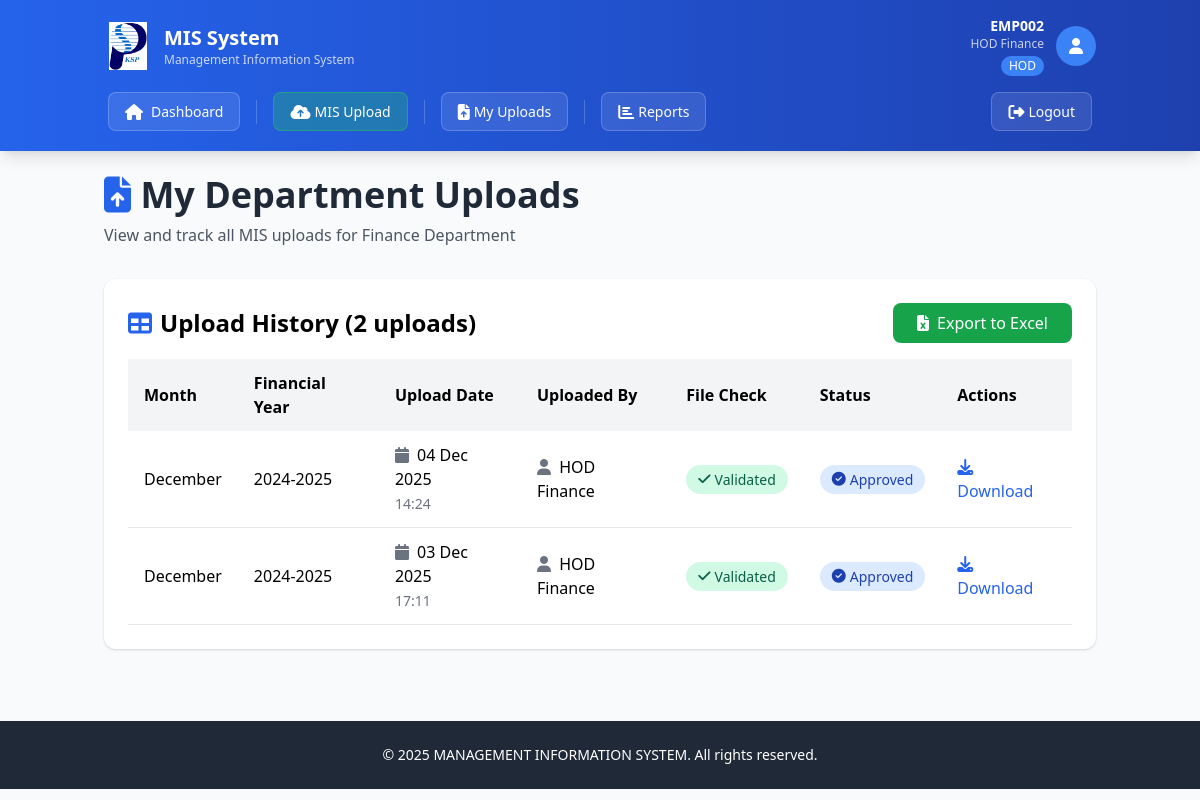
The page /my-uploads (signed in) on the database its author committed.
### app.py (models this page shows)
class User(db.Model):
    __tablename__ = 'users'
    UserID = db.Column(db.Integer, primary_key=True)
    EmpID = db.Column(db.String(20), unique=True, nullable=False, index=True)
    Username = db.Column(db.String(50), nullable=True)
    PasswordHash = db.Column(db.String(255), nullable=False)
    Email = db.Column(db.String(100), unique=True, nullable=False)
    DepartmentID = db.Column(db.Integer, db.ForeignKey('departments.DeptID'), nullable=False)
    RoleID = db.Column(db.Integer, db.ForeignKey('roles.RoleID'), nullable=False)
    IsActive = db.Column(db.Boolean, default=True)
    FailedLoginAttempts = db.Column(db.Integer, default=0)
    LastFailedLogin = db.Column(db.DateTime, nullable=True)
    AccountLockedUntil = db.Column(db.DateTime, nullable=True)
    PasswordLastChanged = db.Column(db.DateTime, default=lambda: datetime.now(IST))
    PasswordExpiryDate = db.Column(db.DateTime, default=lambda: datetime.now(IST) + timedelta(days=90))
    CreatedAt = db.Column(db.DateTime, default=lambda: datetime.now(IST))
    UpdatedAt = db.Column(db.DateTime, default=lambda: datetime.now(IST), onupdate=lambda: datetime.now(IST))
    uploads = db.relationship('MISUpload', foreign_keys='MISUpload.UploadedBy', backref='uploader', lazy=True)

class Role(db.Model):
    __tablename__ = 'roles'
    RoleID = db.Column(db.Integer, primary_key=True)
    RoleName = db.Column(db.String(50), unique=True, nullable=False)
    users = db.relationship('User', backref='role', lazy=True)

class Department(db.Model):
    __tablename__ = 'departments'
    DeptID = db.Column(db.Integer, primary_key=True)
    DeptName = db.Column(db.String(100), unique=True, nullable=False)
    ActiveFlag = db.Column(db.Boolean, default=True)
    users = db.relationship('User', backref='department', lazy=True)
    uploads = db.relationship('MISUpload', backref='department', lazy=True)
    templates = db.relationship('Template', backref='department', lazy=True)

class MISUpload(db.Model):
    __tablename__ = 'mis_uploads'
    UploadID = db.Column(db.Integer, primary_key=True)
    UploadCode = db.Column(db.String(50), unique=True, nullable=True)
    DepartmentID = db.Column(db.Integer, db.ForeignKey('departments.DeptID'), nullable=False)
    MonthID = db.Column(db.Integer, nullable=False)
    FYID = db.Column(db.Integer, db.ForeignKey('financial_years.FYID'), nullable=False)
    UploadedBy = db.Column(db.Integer, db.ForeignKey('users.UserID'), nullable=False)
    UploadDate = db.Column(db.DateTime, default=lambda: datetime.now(IST))
    FilePath = db.Column(db.String(255), nullable=False)
    FileCheck = db.Column(db.String(50), default='Not Validated')
    Status = db.Column(db.String(50), default='In Review')
    IsModified = db.Column(db.Boolean, default=False)
    IsCancelled = db.Column(db.Boolean, default=False)
    SupervisorApproved = db.Column(db.Boolean, default=False)
    SupervisorApprovedBy = db.Column(db.Integer, db.ForeignKey('users.UserID'), nullable=True)
    SupervisorApprovedDate = db.Column(db.DateTime, nullable=True)

class FinancialYear(db.Model):
    __tablename__ = 'financial_years'
    FYID = db.Column(db.Integer, primary_key=True)
    FYName = db.Column(db.String(50), unique=True, nullable=False)
    StartDate = db.Column(db.Date, nullable=False)
    EndDate = db.Column(db.Date, nullable=False)
    ActiveFlag = db.Column(db.Boolean, default=False)
    uploads = db.relationship('MISUpload', backref='financial_year', lazy=True)

### app.py (the view)
@app.route('/my-uploads')
@login_required
def my_uploads():
    user = User.query.get(session['user_id'])
    if not user or not user.IsActive:
        session.clear()
        flash('Your session has expired. Please log in again.', 'error')
        return redirect(url_for('login'))
    if user.role.RoleName == 'HOD':
        uploads = MISUpload.query.filter_by(DepartmentID=user.DepartmentID).order_by(MISUpload.UploadDate.desc()).all()
    else:
        return redirect(url_for('reports'))
    return render_template('my_uploads.html',
                         current_user=user,
                         uploads=uploads)

### app.py (called while the page is built)
def login_required(f):
    from functools import wraps
    @wraps(f)
    def decorated_function(*args, **kwargs):
        if 'user_id' not in session:
            flash('Please log in to access this page.', 'error')
            return redirect(url_for('login'))
        return f(*args, **kwargs)
    return decorated_function

### templates/my_uploads.html (shortened to what this page needs)
{% extends "base.html" %}
{% block content %}
<div class="max-w-7xl mx-auto">
    <div class="mb-8">
        <h2 class="text-4xl font-bold text-gray-800 mb-2">
            <i class="fas fa-file-upload text-blue-600"></i> My Department Uploads
        </h2>
        <p class="text-gray-600">View and track all MIS uploads for {{ current_user.department.DeptName }} Department</p>
    </div>
    <div class="card p-6">
        <div class="flex justify-between items-center mb-4">
            <h3 class="text-2xl font-bold flex items-center gap-2">
                <i class="fas fa-table text-blue-600"></i> Upload History ({{ uploads|length }} uploads)
            </h3>
            <a href="{{ url_for('download_my_uploads_excel') }}" class="btn bg-green-600 text-white hover:bg-green-700 px-6 py-2">
                <i class="fas fa-file-excel mr-2"></i> Export to Excel
            </a>
        </div>
        {% if uploads %}
        <div class="overflow-x-auto">
            <table class="w-full">
                <thead class="bg-gray-100">
                    <tr>
                        <th class="px-4 py-3 text-left font-semibold">Month</th>
                        <th class="px-4 py-3 text-left font-semibold">Financial Year</th>
                        <th class="px-4 py-3 text-left font-semibold">Upload Date</th>
                        <th class="px-4 py-3 text-left font-semibold">Uploaded By</th>
                        <th class="px-4 py-3 text-left font-semibold">File Check</th>
                        <th class="px-4 py-3 text-left font-semibold">Status</th>
                        <th class="px-4 py-3 text-left font-semibold">Actions</th>
                    </tr>
                </thead>
                <tbody>
                    {% for upload in uploads %}
                    <tr class="border-b hover:bg-gray-50">
                        <td class="px-4 py-3">
                            <span class="font-medium">{{ ['', 'January', 'February', 'March', 'April', 'May', 'June', 'July', 'August', 'September', 'October', 'November', 'December'][upload.MonthID] }}</span>
                        </td>
                        <td class="px-4 py-3">{{ upload.financial_year.FYName }}</td>
                        <td class="px-4 py-3">
                            <i class="fas fa-calendar mr-1 text-gray-500"></i>
                            {{ upload.UploadDate.strftime('%d %b %Y') }}
                            <br>
                            <span class="text-sm text-gray-500">{{ upload.UploadDate.strftime('%H:%M') }}</span>
                        </td>
                        <td class="px-4 py-3">
                            <i class="fas fa-user mr-1 text-gray-500"></i>
                            {{ upload.uploader.Username }}
                        </td>
                        <td class="px-4 py-3">
                            <span class="badge {% if upload.FileCheck == 'Validated' %}badge-validated{% else %}badge-rejected{% endif %}">
                                {% if upload.FileCheck == 'Validated' %}
                                    <i class="fas fa-check mr-1"></i>
                                {% else %}
                                    <i class="fas fa-times mr-1"></i>
                                {% endif %}
                                {{ upload.FileCheck }}
                            </span>
                        </td>
                        <td class="px-4 py-3">
                            <div class="flex items-center gap-2 flex-wrap">
                                {% if upload.IsCancelled %}
                                <span class="badge" style="background-color: #fee2e2; color: #991b1b;">
                                    <i class="fas fa-ban mr-1"></i> Cancelled
                                </span>
                                {% else %}
                                <span class="badge {% if upload.Status == 'In Review' %}badge-pending{% elif upload.Status == 'Approved' %}badge-approved{% elif upload.Status == 'Rejected' %}badge-rejected{% endif %}">
                                    {% if upload.Status == 'In Review' %}
                                        <i class="fas fa-clock mr-1"></i>
                                    {% elif upload.Status == 'Approved' %}
                                        <i class="fas fa-check-circle mr-1"></i>
                                    {% elif upload.Status == 'Rejected' %}
                                        <i class="fas fa-times-circle mr-1"></i>
                                    {% endif %}
                                    {{ upload.Status }}
                                </span>
                                {% endif %}
                            </div>
                        </td>
                        <td class="px-4 py-3">
                            <div class="flex gap-3 items-center">
                                <a href="{{ url_for('download_upload', upload_id=upload.UploadID) }}"
                                   class="text-blue-600 hover:text-blue-800">
                                    <i class="fas fa-download mr-1"></i> Download
                                </a>
                            </div>
                        </td>
                    </tr>
                    {% endfor %}
                </tbody>
            </table>
        </div>
        {% endif %}
    </div>
</div>
{% endblock %}

### templates/base.html (shortened to what this page needs)
<!DOCTYPE html>
<html lang="en">
<head>
    <script src="https://cdn.tailwindcss.com"></script>
    <link rel="stylesheet" href="{{ url_for('static', filename='css/styles.css') }}">
    <link rel="stylesheet" href="https://cdnjs.cloudflare.com/ajax/libs/font-awesome/6.4.0/css/all.min.css">
</head>
<body class="bg-gray-50 min-h-screen">
    {% if 'user_id' in session %}
    <nav class="bg-gradient-to-r from-blue-600 to-blue-800 text-white shadow-lg">
        <div class="container mx-auto px-4 py-4">
            <div class="flex justify-between items-center mb-3">
                <div class="flex items-center gap-3">
                    <img src="{{ url_for('static', filename='logo.png') }}" alt="KSPL Logo" class="w-12 h-12 object-contain">
                    <div>
                        <h1 class="text-xl font-bold">MIS System</h1>
                        <p class="text-xs opacity-75">Management Information System</p>
                    </div>
                </div>
                <div class="flex items-center gap-3">
                    <div class="text-right hidden sm:block">
                        <p class="text-sm font-semibold">{{ current_user.EmpID }}</p>
                        {% if current_user.Username %}<p class="text-xs opacity-75">{{ current_user.Username }}</p>{% endif %}
                        <span class="inline-block mt-1 px-2 py-0.5 bg-blue-500 rounded-full text-xs font-medium">
                            {{ current_user.role.RoleName }}
                        </span>
                    </div>
                    <div class="w-10 h-10 bg-blue-500 rounded-full flex items-center justify-center">
                        <i class="fas fa-user text-white"></i>
                    </div>
                </div>
            </div>
            <div class="flex flex-wrap gap-1 items-center">
                <a href="{{ url_for('dashboard') }}" class="nav-link-modern">
                    <i class="fas fa-home mr-2"></i>Dashboard
                </a>
                {% if current_user.role.RoleName in ['Admin', 'HOD'] %}
                <a href="{{ url_for('mis_upload') }}" class="nav-link-modern nav-link-highlight">
                    <i class="fas fa-cloud-upload-alt mr-1"></i>MIS Upload
                </a>
                {% endif %}
                {% if current_user.role.RoleName == 'HOD' %}
                <a href="{{ url_for('my_uploads') }}" class="nav-link-modern">
                    <i class="fas fa-file-upload mr-1"></i>My Uploads
                </a>
                {% endif %}
                <a href="{{ url_for('reports') }}" class="nav-link-modern">
                    <i class="fas fa-chart-bar mr-1"></i>Reports
                </a>
                <div class="ml-auto flex items-center gap-1">
                    <a href="{{ url_for('logout') }}" class="nav-link-modern hover:bg-red-500">
                        <i class="fas fa-sign-out-alt mr-1"></i>Logout
                    </a>
                </div>
            </div>
        </div>
    </nav>
    {% endif %}
    <div class="container mx-auto px-4 py-6">
        {% block content %}{% endblock %}
    </div>
    <footer class="bg-gray-800 text-white mt-12 py-6">
        <div class="container mx-auto px-4 text-center">
            <p class="text-sm">&copy; 2025 MANAGEMENT INFORMATION SYSTEM. All rights reserved.</p>
        </div>
    </footer>
</body>
</html>

### static/css/styles.css (style rules this page uses)
:root { --primary: #2563eb; --primary-dark: #1e40af; --success: #10b981; --warning: #f59e0b; --danger: #ef4444; --info: #3b82f6; --gray-50: #f9fafb; --gray-100: #f3f4f6; --gray-200: #e5e7eb; --gray-300: #d1d5db; --gray-700: #374151; --gray-800: #1f2937; --gray-900: #111827; }
.card { background: white; border-radius: 0.75rem; box-shadow: 0 1px 3px 0 rgba(0, 0, 0, 0.1), 0 1px 2px 0 rgba(0, 0, 0, 0.06); transition: all 0.3s ease; }
.badge { display: inline-flex; align-items: center; padding: 0.25rem 0.75rem; border-radius: 9999px; font-size: 0.875rem; font-weight: 500; }
.badge-validated { background-color: #d1fae5; color: #065f46; }
.badge-approved { background-color: #dbeafe; color: #1e40af; }
.btn { display: inline-flex; align-items: center; justify-content: center; padding: 0.5rem 1rem; border-radius: 0.5rem; font-weight: 500; transition: all 0.2s ease; cursor: pointer; border: none; }
.nav-link-modern { display: inline-flex; align-items: center; padding: 0.5rem 1rem; margin: 0.25rem; background-color: rgba(255, 255, 255, 0.1); color: white; border-radius: 0.5rem; font-size: 0.875rem; font-weight: 500; text-decoration: none; transition: all 0.3s ease; border: 1px solid rgba(255, 255, 255, 0.2); }
.nav-link-modern i { font-size: 1rem; }
.nav-link-highlight { background-color: rgba(34, 197, 94, 0.3); border-color: rgba(34, 197, 94, 0.5); }

### rows shown on the page
User: EmpID "EMP002", Username "HOD Finance"
Role: role.RoleName "HOD"
Department: department.DeptName "Finance"
MISUpload: MonthID "December", financial_year.FYName "2024-2025", UploadDate "04 Dec 2025", UploadDate "14:24", uploader.Username "HOD Finance", FileCheck "Validated", Status "Approved"
MISUpload: MonthID "December", financial_year.FYName "2024-2025", UploadDate "03 Dec 2025", UploadDate "17:11", uploader.Username "HOD Finance", FileCheck "Validated", Status "Approved"

### other values the page prints
{{ uploads|length }} "2"
